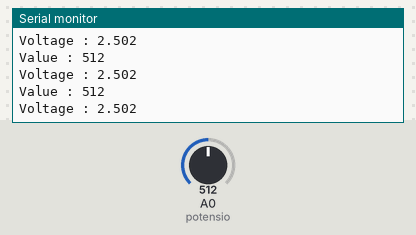
This sketch was run on a simulated Arduino Uno, built with avr-gcc and run on an emulated ATmega328P. Parts: the last lines printed to the serial monitor. Inputs (shaded band) come from the test bench; at power-on: A0 (potensio) = 512.

Above: at 1.3 s.
1.4 s: A0 (potensio) set to 716
At 1.81 s:
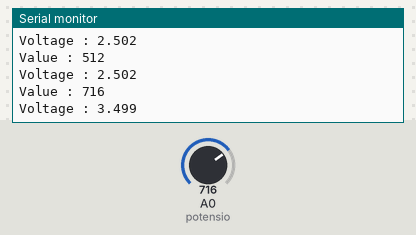
2.9 s: A0 (potensio) set to 900
At 3.32 s:
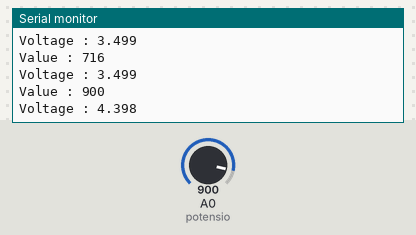
Timing chart, 0 to 5.9 s (numbered marks = the images above; inputs shaded):
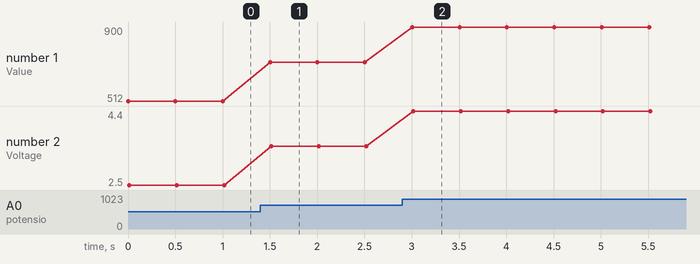

Measured:
- after the input at 1.4 s, the serial monitor: prints a new line after 0.10 s (image 1)
- after the input at 2.9 s, the serial monitor: prints a new line after 0.11 s (image 2)
- plotted number 1: 512 → 716 after the input at 1.4 s, 716 → 900 after the input at 2.9 s
- plotted number 2: 2.5 → 3.5 after the input at 1.4 s, 3.5 → 4.4 after the input at 2.9 s

The sketch:

Bab_4_Code_Input_Analog_Menggunakan_Potensio.ino
```cpp
/**
 * Author       : Saga Kusuma Wijaya
 * Date Created : 9 May 2019
 * Project      : Tutorial Arduino ATM
 * Dedicated to : emtronics
 * Youtube      : https://www.youtube.com/channel/UCW4GRacd319Ml2cv-B9-uxg
 * Instagram    : https://www.instagram.com/emtronics.official/
 * Facebook     : https://web.facebook.com/emtronics.official/
 * Website      : https://sagakusumawijaya94.wordpress.com/tutorials/arduino-tutorial/
 * Github       : https://github.com/sagakusumawijaya
 * Email        : emtronics.2018@gmail.com
 **/

#define potensio A0

int analogVoltage = 0;
int analogValue = 0;

void setup() {
	pinMode(potensio, INPUT);
	Serial.begin(9600);
}

void loop() {
	analogValue = analogRead(potensio);
	analogVoltage = map(analogValue, 0, 1023, 0, 5000);

	Serial.print("Value : ");
	Serial.println(analogValue);

	Serial.print("Voltage : ");
	Serial.print(analogVoltage / 1000);
	Serial.print(".");
	Serial.println(analogVoltage % 1000);
	Serial.println();
	delay(500);
}
```
